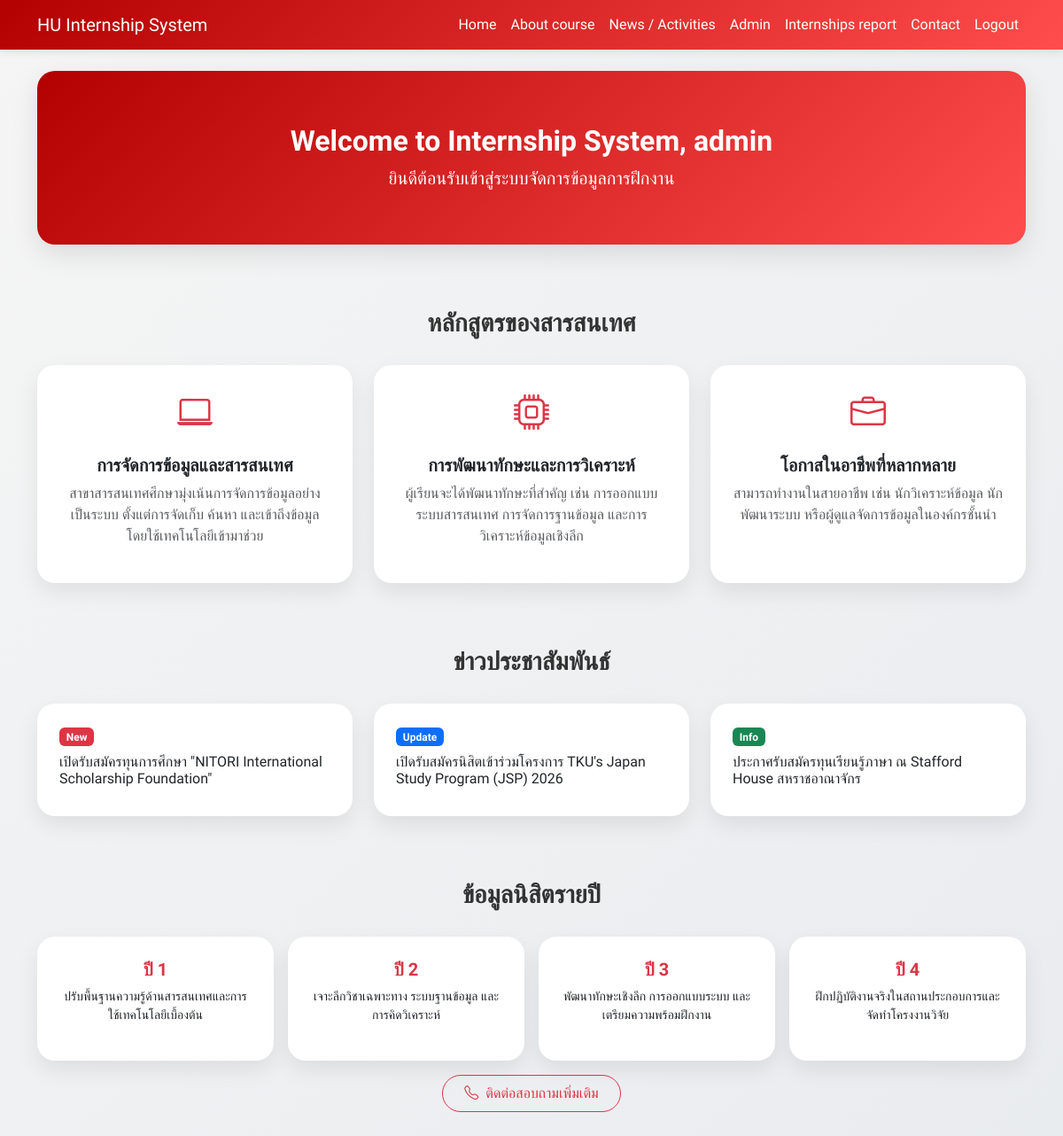
The app's page /hu_internships/menudisplay_3.php (signed in) with its own data.
### tables this page shows
CREATE TABLE `ismenu` (
  `Muserlevel` varchar(11) NOT NULL,
  `Mdashboard` varchar(45) NOT NULL,
  `Mlink` varchar(100) DEFAULT NULL,
  `Mlevel` int(11) DEFAULT NULL,
  `Mdate` datetime DEFAULT NULL,
  PRIMARY KEY (`Muserlevel`,`Mdashboard`)
);

### hu_internships/menudisplay_3.php (the view, shortened to what this page needs)
<?php
include './includes/db_connect.php';
$sql = "SELECT * FROM ismenu WHERE Muserlevel='". $_SESSION["userlevel"]."' ORDER BY Mlevel ASC";
$result = $connect->query($sql);
?>
<!DOCTYPE html>
<html lang="th">
<head>
    <link href="https://cdn.jsdelivr.net/npm/bootstrap@5.3.0/dist/css/bootstrap.min.css" rel="stylesheet">
    <link href="https://cdn.jsdelivr.net/npm/bootstrap-icons@1.11.3/font/bootstrap-icons.css" rel="stylesheet">
</head>
<body>
<nav class="navbar navbar-expand-lg sticky-top">
  <div class="container">
    <a class="navbar-brand" href="#home fw-bold">HU Internship System</a>
    <div class="collapse navbar-collapse" id="menu">
      <ul class="navbar-nav ms-auto">
        <?php
        if ($result && $result->num_rows > 0) {
            while($row = $result->fetch_assoc()) {
                echo "<li class='nav-item'><a class='nav-link' href='".$row['Mlink']."'>" . $row["Mdashboard"]. "</a></li>";
            }
        } else {
            echo "<li class='nav-item'><span class='nav-link text-white-50'>No Menu Available</span></li>";
        }
        ?>
      </ul>
    </div>
  </div>
</nav>
<div class="container mt-4">
    <div class="hero mb-5" id="home">
        <h2 class="fw-bold">Welcome to Internship System, <?php echo $_SESSION["username"]; ?></h2>
        <p class="lead mb-0">ยินดีต้อนรับเข้าสู่ระบบจัดการข้อมูลการฝึกงาน</p>
    </div>
    <div id="course" class="pt-4">
        <h3 class="section-title">หลักสูตรของสารสนเทศ</h3>
        <div class="row g-4">
            <div class="col-md-4">
                <div class="card-modern text-center">
                    <i class="bi bi-laptop fs-1 text-danger"></i>
                    <h5 class="mt-3 fw-bold">การจัดการข้อมูลและสารสนเทศ</h5>
                    <p class="text-muted">สาขาสารสนเทศศึกษามุ่งเน้นการจัดการข้อมูลอย่างเป็นระบบ ตั้งแต่การจัดเก็บ ค้นหา และเข้าถึงข้อมูล โดยใช้เทคโนโลยีเข้ามาช่วย</p>
                </div>
            </div>
            <div class="col-md-4">
                <div class="card-modern text-center">
                    <i class="bi bi-cpu fs-1 text-danger"></i>
                    <h5 class="mt-3 fw-bold">การพัฒนาทักษะและการวิเคราะห์</h5>
                    <p class="text-muted">ผู้เรียนจะได้พัฒนาทักษะที่สำคัญ เช่น การออกแบบระบบสารสนเทศ การจัดการฐานข้อมูล และการวิเคราะห์ข้อมูลเชิงลึก</p>
                </div>
            </div>
            <div class="col-md-4">
                <div class="card-modern text-center">
                    <i class="bi bi-briefcase fs-1 text-danger"></i>
                    <h5 class="mt-3 fw-bold">โอกาสในอาชีพที่หลากหลาย</h5>
                    <p class="text-muted">สามารถทำงานในสายอาชีพ เช่น นักวิเคราะห์ข้อมูล นักพัฒนาระบบ หรือผู้ดูแลจัดการข้อมูลในองค์กรชั้นนำ</p>
                </div>
            </div>
        </div>
    </div>
    <div id="news" class="mt-5 pt-4">
        <h3 class="section-title">ข่าวประชาสัมพันธ์</h3>
        <div class="row g-4">
            <div class="col-md-4">
                <div class="card-modern">
                    <span class="badge bg-danger mb-2">New</span>
                    <h6>เปิดรับสมัครทุนการศึกษา "NITORI International Scholarship Foundation"</h6>
                </div>
            </div>
            <div class="col-md-4">
                <div class="card-modern">
                    <span class="badge bg-primary mb-2">Update</span>
                    <h6>เปิดรับสมัครนิสิตเข้าร่วมโครงการ TKU's Japan Study Program (JSP) 2026</h6>
                </div>
            </div>
            <div class="col-md-4">
                <div class="card-modern">
                    <span class="badge bg-success mb-2">Info</span>
                    <h6>ประกาศรับสมัครทุนเรียนรู้ภาษา ณ Stafford House สหราชอาณาจักร</h6>
                </div>
            </div>
        </div>
    </div>
    <div id="students" class="mt-5 pt-4">
        <h3 class="section-title">ข้อมูลนิสิตรายปี</h3>
        <div class="row g-3">
            <div class="col-md-3">
                <div class="card-modern text-center">
                    <h5 class="fw-bold text-danger">ปี 1</h5>
                    <p class="small">ปรับพื้นฐานความรู้ด้านสารสนเทศและการใช้เทคโนโลยีเบื้องต้น</p>
                </div>
            </div>
            <div class="col-md-3">
                <div class="card-modern text-center">
                    <h5 class="fw-bold text-danger">ปี 2</h5>
                    <p class="small">เจาะลึกวิชาเฉพาะทาง ระบบฐานข้อมูล และการคิดวิเคราะห์</p>
                </div>
            </div>
            <div class="col-md-3">
                <div class="card-modern text-center">
                    <h5 class="fw-bold text-danger">ปี 3</h5>
                    <p class="small">พัฒนาทักษะเชิงลึก การออกแบบระบบ และเตรียมความพร้อมฝึกงาน</p>
                </div>
            </div>
            <div class="col-md-3">
                <div class="card-modern text-center">
                    <h5 class="fw-bold text-danger">ปี 4</h5>
                    <p class="small">ฝึกปฏิบัติงานจริงในสถานประกอบการและจัดทำโครงงานวิจัย</p>
                </div>
            </div>
        </div>
    </div>
    <p>
    <div class="text-center mb-5">
        <a href="contact.php" class="btn btn-outline-danger px-4 py-2" style="border-radius: 30px;">
            <i class="bi bi-telephone me-2"></i>ติดต่อสอบถามเพิ่มเติม
        </a>
    </div>
</div>
</body>
</html>

### hu_internships/menudisplay_3.php (style rules this page uses)
html { scroll-behavior: smooth; }
body { font-family: 'Prompt', sans-serif; background: linear-gradient(135deg, #f5f5f5, #e9ecef); min-height: 100vh; }
.navbar { background: linear-gradient(135deg, #b30000, #ff4d4d); box-shadow: 0 2px 10px rgba(0,0,0,0.1); }
.navbar .nav-link, .navbar-brand { color: white !important; }
.hero { background: linear-gradient(135deg, #b30000, #ff4d4d); color: white; padding: 60px 30px; border-radius: 20px; text-align: center; box-shadow: 0 10px 30px rgba(0,0,0,0.1); margin-top: 20px; }
.card-modern { border: none; border-radius: 20px; padding: 25px; background: white; box-shadow: 0 10px 25px rgba(0,0,0,0.08); transition: 0.3s; height: 100%; }
.section-title { font-weight: 600; margin-bottom: 30px; text-align: center; color: #333; }

### records on screen
ismenu: Mdashboard "Home"
ismenu: Mdashboard "About course"
ismenu: Mdashboard "News / Activities"
ismenu: Mdashboard "Admin"
ismenu: Mdashboard "Internships report"
ismenu: Mdashboard "Contact"
ismenu: Mdashboard "Logout"

### other values on screen
$_SESSION["username"] "admin"
